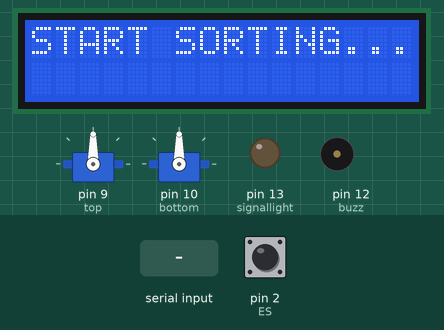
Bench run of a sketch on a simulated Arduino Nano, built with avr-gcc and run on an emulated ATmega328P. Parts: 2 × servo, 16×2 character LCD, output pins drawn as LEDs (lit = HIGH), buzzer (waves = sounding). Inputs (shaded band) come from the test bench; at power-on: pin 2 (ES) HIGH. Pins used as bus, display or sensor lines are not drawn; what the sketch prints to the serial monitor is not drawn.

Above: at 3.8 s.
3.9 s: "1" received over Serial
At 5.3 s:
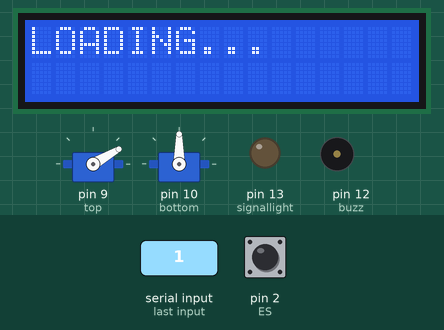
At 6.8 s:
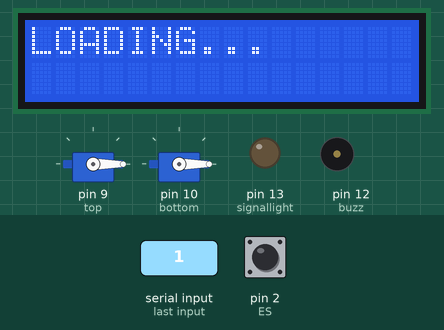
6.9 s: "2" received over Serial
9.9 s: pin 2 (ES) pulled LOW for 0.15 s
At 14.0 s:
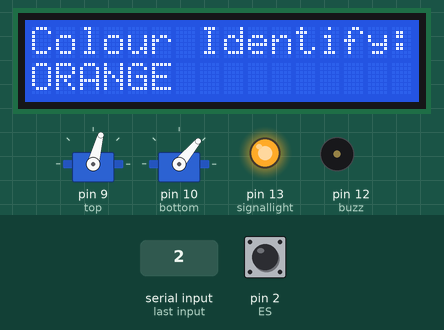
Timing chart, 0 to 15.5 s (numbered marks = the images above; inputs shaded):
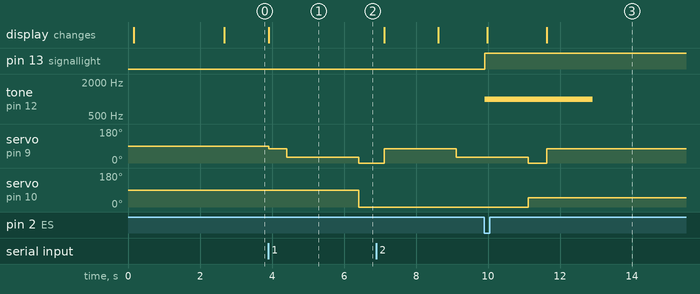

The sketch:

ER_button.ino
```cpp
#include <Servo.h>  // include Servo Motor Library
#include <LiquidCrystal.h>
/* RS pin -> 14  A0
   enable pin -> 15 A1
   D4-D7 -> 16-19  A2-A5
*/
LiquidCrystal lcd(14, 15, 16, 17, 18, 19);

//emergency stop button
int ES = 2;
int buzz = 12; // sound for emergency stop
int signallight = 13;
//global variables
boolean start = true;
volatile boolean e_stop = false;
volatile int state = 0;

// define colour sensor
#define S0 4
#define S1 5
#define S2 6
#define S3 7
#define sensorOut A7

// define servo motors (top and bottom)
Servo top;
Servo bottom;

// variables for counters and frequency
int freq = 0;
int colour = 0;
int count_red = 0;
int count_orange = 0;
int count_green = 0;
int count_yellow = 0;
int count_blue = 0;
int count_brown = 0;
int count_other = 0;
int total = 0;

void setup() {
  // put your setup code here, to run once:
  Serial.begin(9600);
  //emergency button
  pinMode(ES, INPUT_PULLUP);
  pinMode(signallight, OUTPUT);
  delay(100);
  attachInterrupt(digitalPinToInterrupt(ES), e_stop_ISR, CHANGE);  // change state
  //colour sensor
  pinMode(S0, OUTPUT);
  pinMode(S1, OUTPUT);
  pinMode(S2, OUTPUT);
  pinMode(S3, OUTPUT);
  pinMode(sensorOut, OUTPUT);

  //set frequency scale to 20%
  digitalWrite(S0, HIGH);
  digitalWrite(S1, LOW);

  //servo motors
  top.attach(9); // connect to arduino D9
  bottom.attach(10); // connect to arduino D10

  //lcd display
  lcd.begin(16, 2);
  lcd.setCursor(0, 0);
  lcd.print("START");
  lcd.setCursor(0, 1);
  lcd.print("LOADING...");
  delay(2500);
}

void loop() {
  if (start == true) {
    if (e_stop == false) {
      lcd.clear();
      lcd.print("START SORTING....");
      if (Serial.available() > 0) {
        int input = Serial.read();
        lcd.clear();
        lcd.print("LOADING...");
        top.write(75);
        delay(500);

        switch (input) {
          case '1':
            top.write(30);
            delay(2000);
            Serial.println("red");
            top.write(0);
            bottom.write(0);
            delay(700);
            count_red += 1;  // counter
            total += 1;
            //lcd display prints data
            lcd.clear();
            lcd.setCursor(0, 0);
            lcd.print("Colour Identify:");
            lcd.setCursor(0, 1);
            lcd.print("RED");
            top.write(75);
            delay(500);
            break;

          case '2':
            top.write(30);
            delay(2000);
            Serial.println("orange");
            top.write(0);
            bottom.write(50);
            delay(500);
            count_orange += 1; //counter
            total += 1;
            // servo motor send candy to container

            //lcd display prints data
            lcd.clear();
            lcd.setCursor(0, 0);
            lcd.print("Colour Identify:");
            lcd.setCursor(0, 1);
            lcd.print("ORANGE");
            top.write(75);
            delay(500);
            break;

          case '3':
            top.write(30);
            delay(2000);
            Serial.println("yellow");
            top.write(0);
            bottom.write(50);
            delay(500);
            count_yellow += 1;  //counter
            total += 1;
            // servo motor send candy to container
            //lcd display prints data
            lcd.clear();
            lcd.setCursor(0, 0);
            lcd.print("Colour Identify:");
            lcd.setCursor(0, 1);
            lcd.print("YELLOW");
            top.write(75);
            delay(500);
            break;

          case '4':
            top.write(30);
            delay(2000);
            Serial.println("green");
            top.write(0);
            bottom.write(100);
            delay(500);
            count_green += 1;  //counter
            total += 1;
            // servo motor send candy to container
            //lcd display prints data
            lcd.clear();
            lcd.setCursor(0, 0);
            lcd.print("Colour Identify:");
            lcd.setCursor(0, 1);
            lcd.print("GREEN");
            top.write(75);
            delay(500);
            break;

          case '0':
            top.write(30);
            delay(2000);
            Serial.println("OUT OF RANGE");
            top.write(0);
            delay(700);
            bottom.write(140);
            delay(500);
            count_other += 1;  //counter
            total += 1;
            //lcd display prints data
            lcd.clear();
            lcd.setCursor(0, 0);
            lcd.print("Colour Identify:");
            lcd.setCursor(0, 1);
            lcd.print("OUT OF RANGE");
            top.write(75);
            delay(500);
            break;
        }
        delay(1000);
      }
    }
    else {
      start = false;
    }
  }
}

void e_stop_ISR(void) {
  detachInterrupt(digitalPinToInterrupt(ES));
  e_stop = !e_stop;
  state = digitalRead(ES);
  digitalWrite(signallight, state);
  lcd.clear();
  lcd.noAutoscroll();
  lcd.print("EMERGENCY STOP!");
  digitalWrite(signallight, HIGH);
  tone(buzz, 1000, 3000);
  lcd.clear();
  lcd.print("done sorting");
  lcd.clear();
  lcd.setCursor(0, 0);
  lcd.print("R:" + String(count_red) + " O:" + String(count_orange) + " G:" + String(count_green) + " Y:" + String(count_yellow) + " BR:" + String(count_brown) + " BL:" + String(count_blue) + " ER:" + String(count_other));
  lcd.setCursor(0, 1);
  lcd.print("Total: " + String(total));
  for (int i = 0 ; i < 16; i++) {
    lcd.scrollDisplayLeft();// scroll to the left for the string
    delay(700);
  }
  start = false;
}
```

Measured:
- after the input at 3.9 s, servo on pin 9 (top): 90° → 75° at once, → 30° 0.50 s later, → 0° 2.0 s later; servo on pin 10 (bottom): 90° → 0° after 2.5 s; the display: changes at once (image 1)
- after the input at 9.9 s, pin 13 (signallight): LOW → HIGH at once; tone on pin 12 (buzz): silent → 1000 Hz at once, → silent 3.0 s later; the display: first changes after 0.08 s (image 3 shows a later state)
